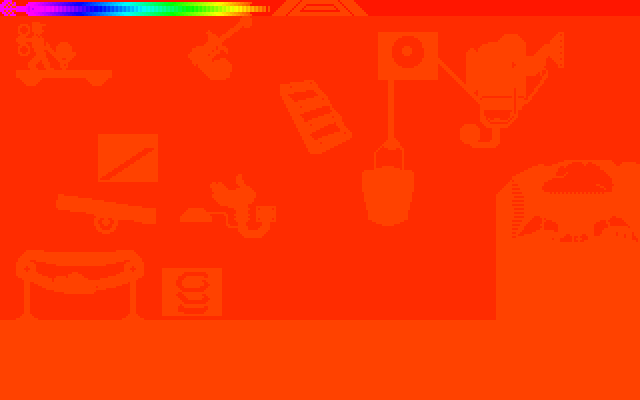

Here is the Python script that generated this plot:
import os, glob
from PIL import Image
import colorsys
F = r"C:\Projects\Creative_Contraptions\work\frames"
files = sorted(glob.glob(os.path.join(F, "f*.png")))
imgs = [Image.open(f).convert("RGB") for f in files]
W, H = imgs[0].size
# motion = beda antar frame berturut-turut
print("perbedaan antar-frame (jumlah piksel berubah, bbox):")
base = imgs[5].load()  # latar stabil
trail = Image.new("RGB", (W, H))
tp = trail.load()
for y in range(H):
    for x in range(W):
        r, g, b = base[x, y]; tp[x, y] = (r//4, g//4, b//4)
for i in range(1, len(imgs)):
    a = imgs[i-1].load(); b = imgs[i].load()
    xs=[]; ys=[]
    for y in range(H):
        for x in range(W):
            if a[x,y]!=b[x,y]:
                xs.append(x); ys.append(y)
    if xs:
        print("  f%03d->%03d: %d px  bbox x[%d..%d] y[%d..%d]"%(i-1,i,len(xs),min(xs),max(xs),min(ys),max(ys)))
        hue=i/len(imgs); cr,cg,cb=[int(c*255) for c in colorsys.hsv_to_rgb(hue*0.85,1,1)]
        for x,y in zip(xs,ys): tp[x,y]=(cr,cg,cb)
trail.resize((W*2,H*2), Image.NEAREST).save(os.path.join(F,"..","trail2.png"))
print("-> trail2.png")
